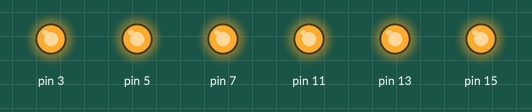
Bench run of a program on a simulated Raspberry Pi (header pin numbers). Shown: output pins drawn as LEDs (lit = HIGH). At 0.0 s the program stops and its outputs stay as they are.

Above: at 0.1 s.
Timing chart, 0 to 1.5 s (numbered marks = the images above):
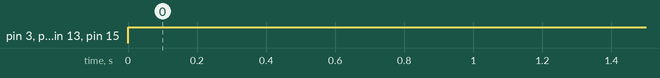

The program:

Makathon2k17.py
```python
# Pin 3 Outlet one off
# Pin 5 Outlet one On
# Pin 7 Outlet 5 off
# Pin 11 Outlet 5 On
# Pin 13 Outlet 4 off
# Pin 15 Outlet 4 On
import RPi.GPIO as GPIO
GPIO.setmode(GPIO.BOARD)

GPIO.setup(3, GPIO.OUT)
GPIO.setup(5, GPIO.OUT)
GPIO.setup(7, GPIO.OUT)
GPIO.setup(11, GPIO.OUT)
GPIO.setup(13, GPIO.OUT)
GPIO.setup(15, GPIO.OUT)

GPIO.output(3, GPIO.HIGH)
GPIO.output(5, GPIO.HIGH)
GPIO.output(7, GPIO.HIGH)
GPIO.output(11, GPIO.HIGH)
GPIO.output(13, GPIO.HIGH)
GPIO.output(15, GPIO.HIGH)
```

Measured:
- by itself, pin 3, pin 5, pin 7, pin 11, pin 13, pin 15: LOW → HIGH at 0.00 s
